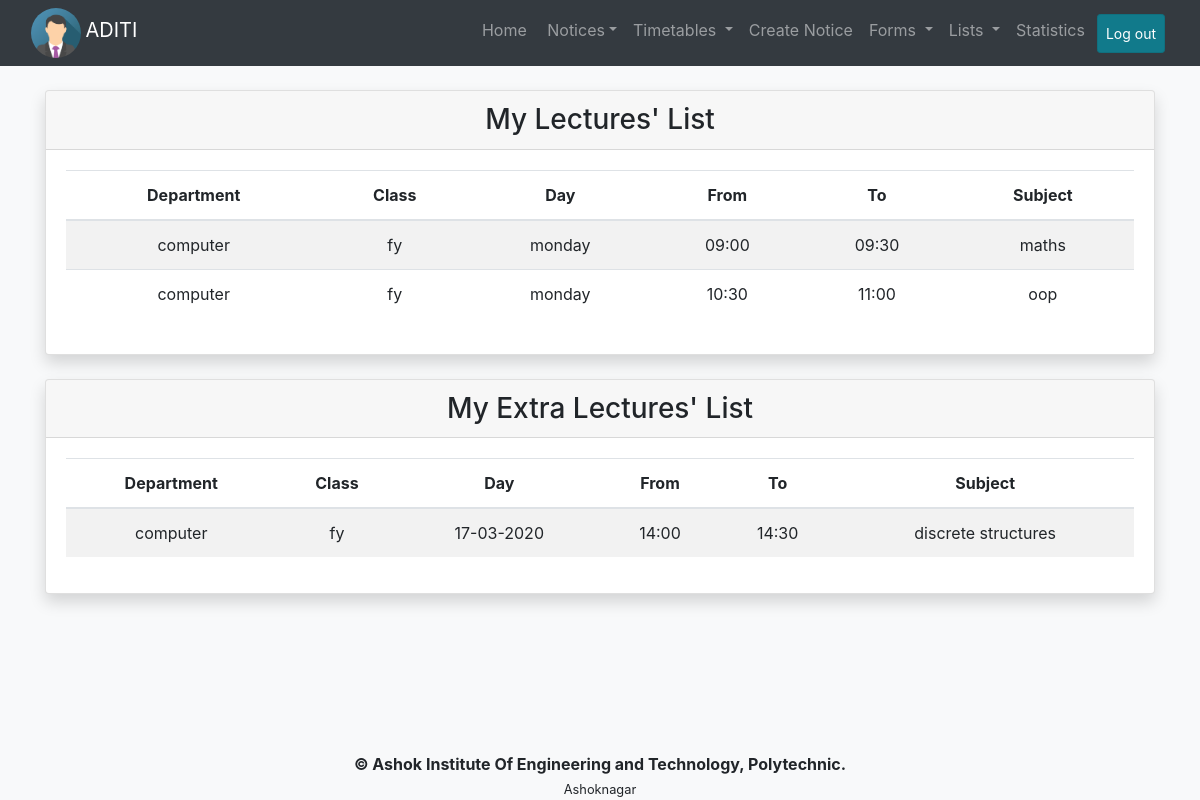
The page /my_lectures.php (signed in) on the database its author committed.
### tables this page shows
CREATE TABLE `teachers` (
  `name` text NOT NULL,
  `surname` text NOT NULL,
  `email` varchar(40) NOT NULL,
  `password` text NOT NULL,
  `position` text NOT NULL,
  `dept` varchar(20) NOT NULL
);

CREATE TABLE `timetable` (
  `id` int(40) NOT NULL,
  `dept_name` varchar(20) NOT NULL,
  `class_name` text NOT NULL,
  `day` text NOT NULL,
  `from_time` varchar(10) NOT NULL,
  `to_time` varchar(10) NOT NULL,
  `subject` text NOT NULL,
  `faculty` varchar(40) NOT NULL
);

CREATE TABLE `extra_lectures` (
  `id` int(11) NOT NULL,
  `dept_name` varchar(20) NOT NULL,
  `class_name` text NOT NULL,
  `dat` varchar(10) NOT NULL,
  `from_time` varchar(10) NOT NULL,
  `to_time` varchar(10) NOT NULL,
  `subject` text NOT NULL,
  `faculty` varchar(40) NOT NULL
);

### session.php (called while the page is built, shortened)
<?php
   include('connect.php');
   $user_check = $_SESSION['login_user'];
   $ses_sql = mysqli_query($conn,"select name,surname,email,position,dept from teachers where email = '$user_check'");
   $row = mysqli_fetch_array($ses_sql,MYSQLI_ASSOC);
   $position = $row['position'];
   $name = $row['name'];
?>

### my_lectures.php (the view, shortened to what this page needs)
<?php
  include 'session.php';
  if(strcmp($position,'principal') == 0){
    include_once('principal.header.php');
  }else{
    include 'ch_principal.php';
    include_once('teacher.header.php');
  }
  include "connect.php";
  $sql = "SELECT * FROM timetable WHERE faculty = '$user_check'";
  $fet = mysqli_query($conn,$sql);
  $second = mysqli_fetch_all($fet,MYSQLI_ASSOC);
  $query = "SELECT * FROM extra_lectures WHERE faculty = '$user_check'";
  $result = mysqli_query($conn,$query);
  $data = mysqli_fetch_all($result,MYSQLI_ASSOC);
?>
<div class="container text-center">
  <div class="card shadow mt-4">
    <div class="card-header">
      <h3 class="card-text">My Lectures' List</h3>
    </div>
    <div class="card-body">
      <table class="table table-striped">
        <thead>
          <tr>
            <th>Department</th>
            <th>Class</th>
            <th>Day</th>
            <th>From</th>
            <th>To</th>
            <th>Subject</th>
          </tr>
        </thead>
        <tbody>
          <?php
            if(mysqli_num_rows($fet) > 0){
              foreach($second as $dt){
                echo "<tr><td>".$dt['dept_name']."</td><td>".$dt['class_name']."</td><td>".$dt['day']."</td><td>".$dt['from_time']."</td><td>".$dt['to_time']."</td><td>".$dt['subject']."</td></tr>";
              }
            }
          ?>
        </tbody>
      </table>
    </div>
  </div>
  <div class="card shadow mt-4">
    <div class="card-header">
      <h3 class="card-text">My Extra Lectures' List</h3>
    </div>
    <div class="card-body">
      <table class="table table-striped">
        <thead>
          <tr>
            <th>Department</th>
            <th>Class</th>
            <th>Day</th>
            <th>From</th>
            <th>To</th>
            <th>Subject</th>
          </tr>
        </thead>
        <tbody>
          <?php
          if(mysqli_num_rows($result)>0){
              foreach($data as $dt){
                echo "<tr><td>".$dt['dept_name']."</td><td>".$dt['class_name']."</td><td>".$dt['dat']."</td><td>".$dt['from_time']."</td><td>".$dt['to_time']."</td><td>".$dt['subject']."</td></tr>";
              }
            }
          ?>
        </tbody>
      </table>
    </div>
  </div>
</div>
<?php
  include 'page.footer.php';
?>

### principal.header.php (shortened to what this page needs)
<!DOCTYPE html>
<html>
  <head>
    <link href = "main.css" rel = "stylesheet">
    <link  rel = "stylesheet" href = "bootstrap.min.css">
    <link  rel = "stylesheet" href = "jquery-ui-1.12.1/jquery-ui.min.css">
  </head>
  <body class="bg-light">
    <nav class="navbar navbar-expand-sm bg-dark navbar-dark sticky-top">
      <div class="container-fluid">
        <div class="navbar-header">
          <a href="admin"><img src="img_avatar.png" alt="Avatar" class="avatar" title="profile"></a>
          <a href="admin" class="navbar-brand"><?php include('session.php'); echo strtoupper($name);?></a>
        </div>
        <div id="main-navbar">
          <ul class="nav navbar-nav navbar-right">
            <li class="nav-item"><a class="nav-link" href="admin">Home</a></li>
            <li class="nav-item dropdown">
              <a href="#" class="nav-link dropdown-toggle" data-toggle="dropdown" id="toggle"><span class="bg-danger text-white count"></span>&nbsp;Notices</a>
            </li>
            <li class="nav-item dropdown">
              <a class="nav-link dropdown-toggle" href="#" id="tt" data-toggle="dropdown">
                Timetables
              </a>
            </li>
            <li class="nav-item">
              <a class="nav-link" href="notice" data-toggle-"tooltip" title="Create a new notice">Create Notice</a>
            </li>
            <li class="nav-item dropdown">
              <a class="nav-link dropdown-toggle" href="#" id="forms" data-toggle="dropdown">
                Forms
              </a>
            </li>
            <li class="nav-item dropdown">
              <a class="nav-link dropdown-toggle" href="#" id="lists" data-toggle="dropdown">
                Lists
              </a>
            </li>
            <li class="nav-item">
              <a class="nav-link" href="graphs">Statistics</a>
            </li>
            <li class="nav-item">
              <a class="nav-link active btn btn-sm btn-info m-1" href="logout">Log out</a>
            </li>
          </ul>
        </div>
      </div>
    </nav>

### main.css (style rules this page uses)
.avatar { vertical-align: middle; width: 50px; height: 50px; border-radius: 50%; }

### rows shown on the page
teachers: name "ADITI"
timetable: dept_name "computer", class_name "fy", day "monday", from_time "09:00", to_time "09:30", subject "maths"
timetable: dept_name "computer", class_name "fy", day "monday", from_time "10:30", to_time "11:00", subject "oop"
extra_lectures: dept_name "computer", class_name "fy", dat "17-03-2020", from_time "14:00", to_time "14:30", subject "discrete structures"
